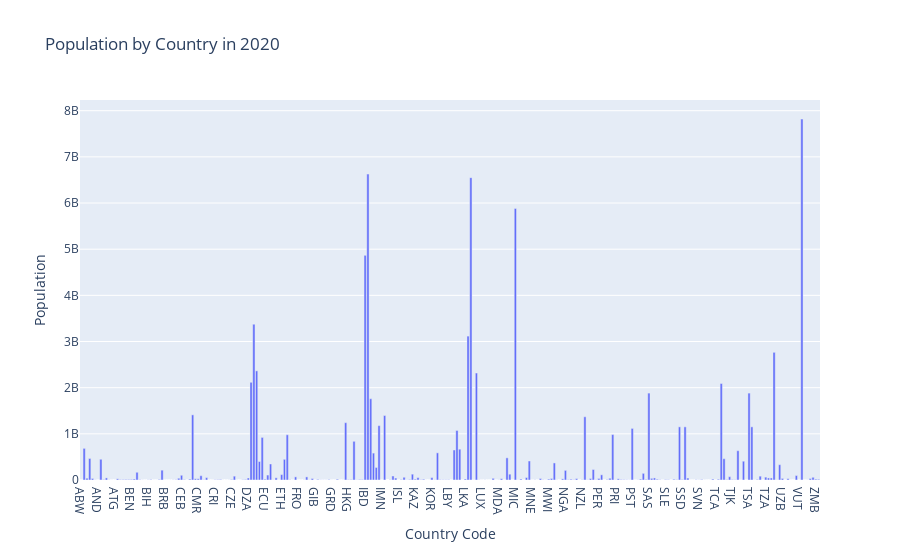

Here is the notebook cell this chart was saved with:
### Code cell
import plotly.express as px

fig = px.bar(data, x='CountryCode', y='2020', 
             labels={'2020': 'Population', 'CountryCode': 'Country Code'},
             title='Population by Country in 2020')
fig.show()

### Figure 1 — Plotly figure (JSON) as saved in the notebook; plotly's stock layout.template omitted (floating-point values rounded to 4 significant figures; data arrays with more than 128 entries replaced by an {"elided": "..."} marker saying what was removed)
{"data": [{"alignmentgroup": "True", "hovertemplate": "Country Code=%{x}<br>Population=%{y}<extra></extra>", "legendgroup": "", "marker": {"color": "#636efa", "pattern": {"shape": ""}}, "name": "", "offsetgroup": "", "orientation": "v", "showlegend": false, "textposition": "auto", "type": "bar", "x": {"elided": "266 str values"}, "xaxis": "x", "y": {"elided": "266 int values"}, "yaxis": "y"}], "layout": {"barmode": "relative", "legend": {"tracegroupgap": 0}, "title": {"text": "Population by Country in 2020"}, "xaxis": {"anchor": "y", "domain": [0, 1], "title": {"text": "Country Code"}}, "yaxis": {"anchor": "x", "domain": [0, 1], "title": {"text": "Population"}}}}
